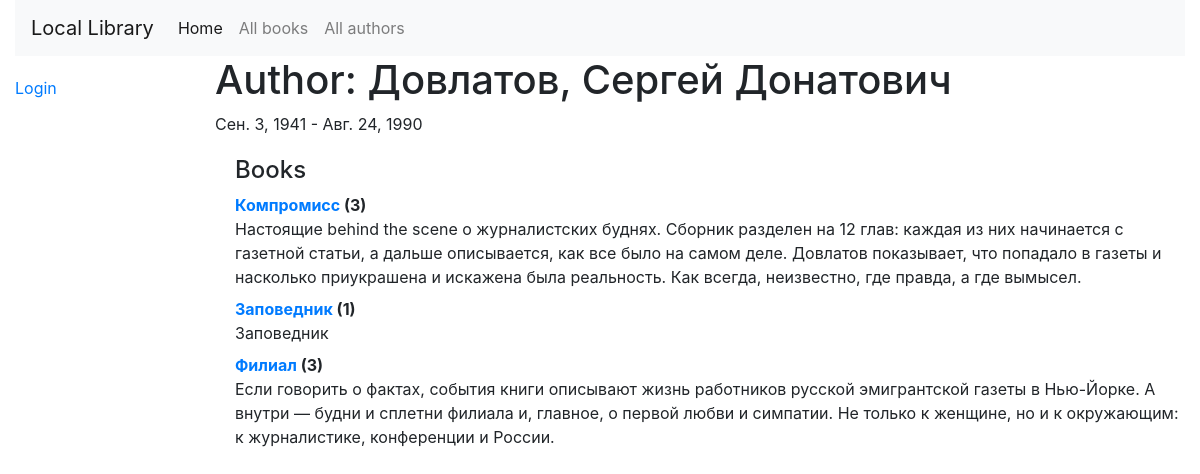
The app's page /catalog/author/1 with its own data.
### catalog/models.py (models this page shows, shortened)
class Author(models.Model):
    first_name = models.CharField(max_length=100)
    last_name = models.CharField(max_length=100)
    date_of_birth = models.DateField(null=True, blank=True)
    date_of_death = models.DateField('died', null=True, blank=True)
    class Meta:
        ordering = ['last_name', 'first_name']
    def __str__(self):
        return '{0}, {1}'.format(self.last_name, self.first_name)

class Book(models.Model):
    title = models.CharField(max_length=200)
    author = models.ForeignKey('Author', on_delete=models.SET_NULL, null=True)
    summary = models.TextField(max_length=1000, help_text="Enter a brief description of the book")
    isbn = models.CharField('ISBN', max_length=13,
                            help_text='13 Character <a href="https://www.isbn-international.org/content/what-isbn'
                                      '">ISBN number</a>')
    genre = models.ManyToManyField(Genre, help_text="Select a genre for this book")
    language = models.ForeignKey('Language', on_delete=models.SET_NULL, null=True)
    def display_genre(self):
        """Creates a string for the Genre. This is required to display genre in Admin."""
        return ', '.join([genre.name for genre in self.genre.all()[:3]])
    display_genre.short_description = 'Genre'
    def __str__(self):
        return self.title

### catalog/views.py (the view)
class AuthorDetailView(generic.DetailView):
    model = Author

### catalog/templates/catalog/author_detail.html
{% extends "base_generic.html" %}
{% block content %}
<h1>Author: {{ author }} </h1>
<p>{{author.date_of_birth}} - {% if author.date_of_death %}{{author.date_of_death}}{% endif %}</p>
<div style="margin-left:20px;margin-top:20px">
<h4>Books</h4>
<dl>
{% for book in author.book_set.all %}
  <dt><a href="{% url 'book-detail' book.pk %}">{{book}}</a> ({{book.bookinstance_set.all.count}})</dt>
  <dd>{{book.summary}}</dd>
{% endfor %}
</dl>
</div>
{% endblock %}

### records on screen
Author: last_name+first_name "Довлатов, Сергей Донатович", date_of_birth "Сен. 3, 1941", date_of_death "Авг. 24, 1990"
Book: title "Компромисс", bookinstance_set.all.count "3", summary "Настоящие behind the scene о журналистских буднях. Сборник разделен на 12 глав: каждая из них начинается с газетной статьи, а дальше описывается, как все было на самом деле. Довлатов показывает, что попадало в газеты и насколько приукрашена и искажена была реальность. Как всегда, неизвестно, где правда, а где вымысел."
Book: title "Заповедник", bookinstance_set.all.count "1", summary "Заповедник"
Book: title "Филиал", bookinstance_set.all.count "3", summary "Если говорить о фактах, события книги описывают жизнь работников русской эмигрантской газеты в Нью-Йорке. А внутри — будни и сплетни филиала и, главное, о первой любви и симпатии. Не только к женщине, но и к окружающим: к журналистике, конференции и России."
